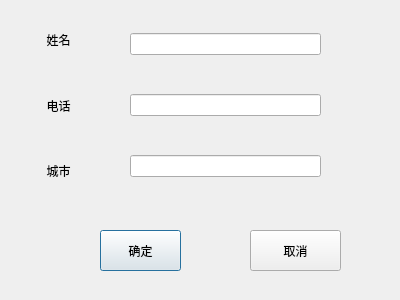
<?xml version="1.0" encoding="UTF-8"?>
<ui version="4.0">
 <class>AddDataDialog</class>
 <widget class="QDialog" name="AddDataDialog">
  <property name="geometry">
   <rect>
    <x>0</x>
    <y>0</y>
    <width>400</width>
    <height>300</height>
   </rect>
  </property>
  <property name="windowTitle">
   <string>添加联系人</string>
  </property>
  <widget class="QPushButton" name="YesButton">
   <property name="geometry">
    <rect>
     <x>100</x>
     <y>230</y>
     <width>81</width>
     <height>41</height>
    </rect>
   </property>
   <property name="text">
    <string>确定</string>
   </property>
  </widget>
  <widget class="QPushButton" name="ExitButton">
   <property name="geometry">
    <rect>
     <x>250</x>
     <y>230</y>
     <width>91</width>
     <height>41</height>
    </rect>
   </property>
   <property name="text">
    <string>取消</string>
   </property>
  </widget>
  <widget class="QWidget" name="verticalLayoutWidget">
   <property name="geometry">
    <rect>
     <x>130</x>
     <y>0</y>
     <width>191</width>
     <height>211</height>
    </rect>
   </property>
   <layout class="QVBoxLayout" name="verticalLayout">
    <item>
     <widget class="QLineEdit" name="NameEdit"/>
    </item>
    <item>
     <widget class="QLineEdit" name="PhoneEdit"/>
    </item>
    <item>
     <widget class="QLineEdit" name="CityEdit"/>
    </item>
   </layout>
  </widget>
  <widget class="QWidget" name="verticalLayoutWidget_2">
   <property name="geometry">
    <rect>
     <x>40</x>
     <y>10</y>
     <width>81</width>
     <height>191</height>
    </rect>
   </property>
   <layout class="QVBoxLayout" name="verticalLayout_2">
    <item>
     <widget class="QLabel" name="Namelabel">
      <property name="text">
       <string>  姓名</string>
      </property>
     </widget>
    </item>
    <item>
     <widget class="QLabel" name="Phonelabel">
      <property name="text">
       <string>  电话</string>
      </property>
     </widget>
    </item>
    <item>
     <widget class="QLabel" name="Citylabel">
      <property name="text">
       <string>  城市</string>
      </property>
     </widget>
    </item>
   </layout>
  </widget>
 </widget>
 <resources/>
 <connections>
  <connection>
   <sender>ExitButton</sender>
   <signal>clicked()</signal>
   <receiver>AddDataDialog</receiver>
   <slot>close()</slot>
   <hints>
    <hint type="sourcelabel">
     <x>295</x>
     <y>250</y>
    </hint>
    <hint type="destinationlabel">
     <x>199</x>
     <y>149</y>
    </hint>
   </hints>
  </connection>
  <connection>
   <sender>YesButton</sender>
   <signal>clicked()</signal>
   <receiver>AddDataDialog</receiver>
   <slot>close()</slot>
   <hints>
    <hint type="sourcelabel">
     <x>140</x>
     <y>250</y>
    </hint>
    <hint type="destinationlabel">
     <x>199</x>
     <y>149</y>
    </hint>
   </hints>
  </connection>
 </connections>
</ui>
